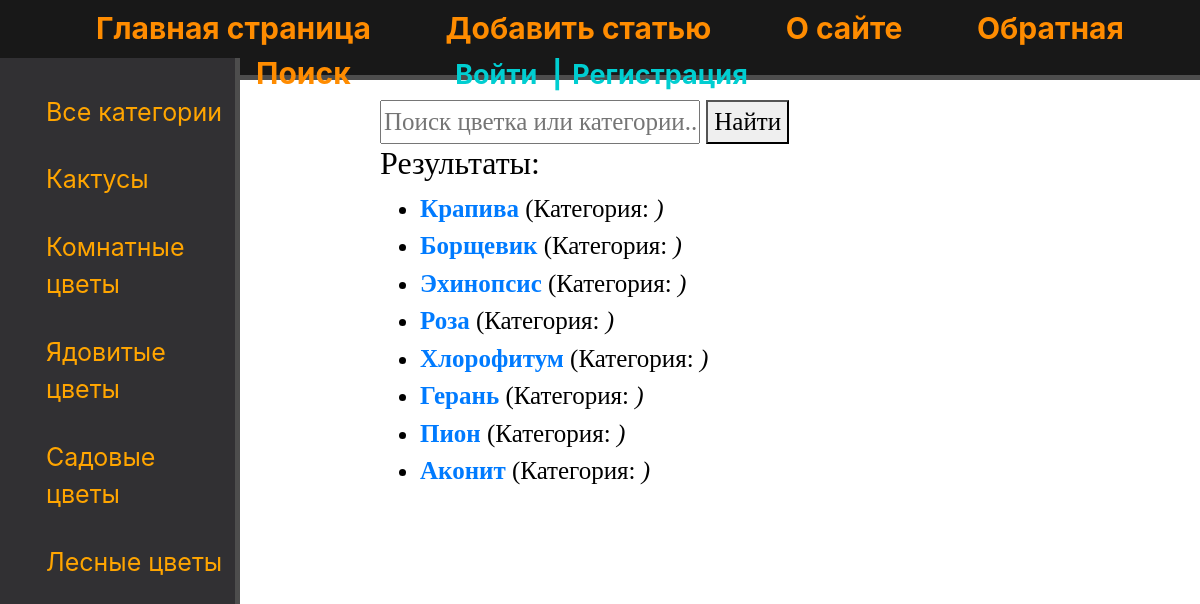
The app's page /search/, older data.
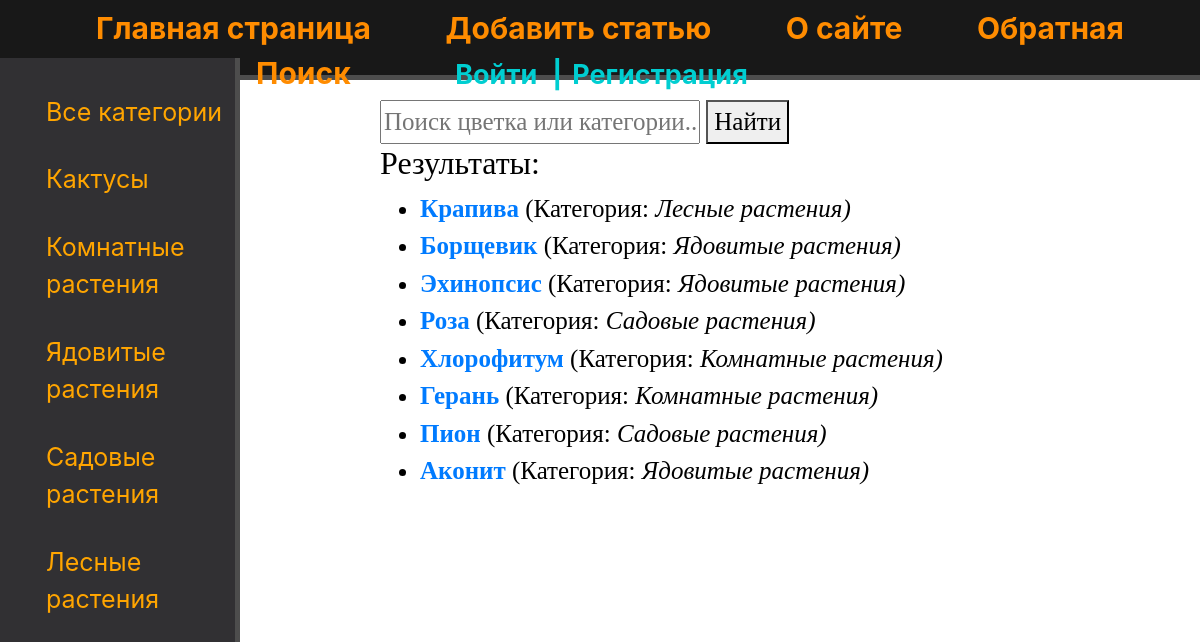
The same page, newer data.
### flowers/models.py (models this page shows, shortened)
class Category(models.Model):
    name = models.CharField(max_length=250)
    slug = models.SlugField(max_length=250, unique=True, db_index=True)
    def get_absolute_url(self):
        return reverse('category', kwargs={'cat_slug': self.slug})

class Flowers(models.Model):
    name = models.CharField(max_length=250, blank=True)
    slug = models.SlugField(max_length=250, unique=True, db_index=True)
    photo = models.ImageField(upload_to="photos/%Y/%m/%d/", default=None, blank=True, null=True, verbose_name="Фото")
    content = models.TextField(blank=True)
    time_create = models.DateTimeField(auto_now_add=True)
    time_update = models.DateTimeField(auto_now=True)
    cat = models.ForeignKey('Category', on_delete=models.PROTECT, null=True, verbose_name='Категории')

### flowers/views.py (the view)
# urls.py: path('search/', views.flower_search, name='search'),
def flower_search(request):
    query = request.GET.get('query_text', '').strip().lower()
    all_flowers = Flowers.objects.select_related('cat').all()
    if query:
        results = []
        for flower in all_flowers:
            flower_name = flower.name.lower()
            category_name = flower.cat.name.lower() if flower.cat else ""
            if query in flower_name or query in category_name:
                results.append(flower)
    else:
        results = all_flowers
    data = {'title': 'Поиск:',
            'menu': menu,
            'results': results,
            'query': request.GET.get('query_text', '')}
    return render(request, 'flowers/search.html', data)

### flowers/templatetags/flowers_category.py (called while the page is built)
@register.inclusion_tag('flowers/list_category.html')
def flower_category(cat_select=0):
    flower_cat = Category.objects.all()
    return {'category': flower_cat, 'cat_select': cat_select}

### users/context_processors.py (called while the page is built)
def get_flowers_context(request):
    return {'mainmenu': menu}

### flowers/templates/flowers/search.html (shortened to what this page needs)
{% extends 'base.html' %}
{% block content %}
<form method="GET" action="">
    <input type="text" name="query_text" placeholder="Поиск цветка или категории..." value="{{ query }}">
    <button type="submit">Найти</button>
</form>
<h2>Результаты:</h2>
<ul>
    {% for flower in results %}
        <li>
            <strong><a href="{% url 'post' flower.slug %}">{{ flower.name }}</a></strong>
            (Категория: <em>{{ flower.cat.name }})</em>
        </li>
    {% endfor %}
</ul>
{% endblock %}

### flowers/templates/flowers/list_category.html
{% for cat in category %}
    {% if cat.id == cat_select %}
        <li class="select">{{cat.name}}</li>
    {% else %}
        <li><a href="{{ cat.get_absolute_url }}">{{cat.name}}</a></li>
    {% endif %}
{% endfor %}

Row changes from the older to the newer data that the page shows:
changed Category: name "Комнатные цветы" → "Комнатные растения"
changed Category: name "Ядовитые цветы" → "Ядовитые растения"
changed Category: name "Садовые цветы" → "Садовые растения"
changed Category: name "Лесные цветы" → "Лесные растения"
changed Flowers "Крапива": cat.name (not shown) → "Лесные растения"
changed Flowers "Борщевик": cat.name (not shown) → "Ядовитые растения"
changed Flowers "Эхинопсис": cat.name (not shown) → "Ядовитые растения"
changed Flowers "Роза": cat.name (not shown) → "Садовые растения"
changed Flowers "Хлорофитум": cat.name (not shown) → "Комнатные растения"
changed Flowers "Герань": cat.name (not shown) → "Комнатные растения"
changed Flowers "Пион": cat.name (not shown) → "Садовые растения"
changed Flowers "Аконит": cat.name (not shown) → "Ядовитые растения"
